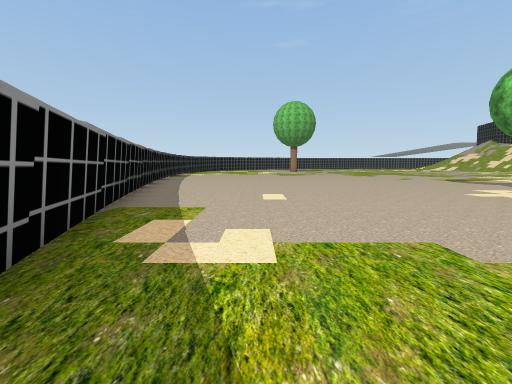
[1] (above)

15 first-person views from a walk through a 3-D level made in the Unity game engine. The camera is 1.4 m above the floor, tilts 6° down and sees 90° across. The floor is counted in squares, 2 m on a side. Each view is taken from the middle of a square. On the plan, view 1 faces up. The plan holds only what a view shows up to about 9 squares ahead; the rest is blank. The place goes on beyond the plan. Some trees and plants on the terrain are drawn as simple stand-ins. Some surface patterns are stand-ins.

[2]
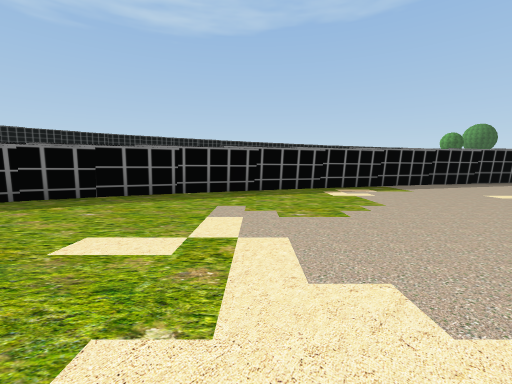

[3]
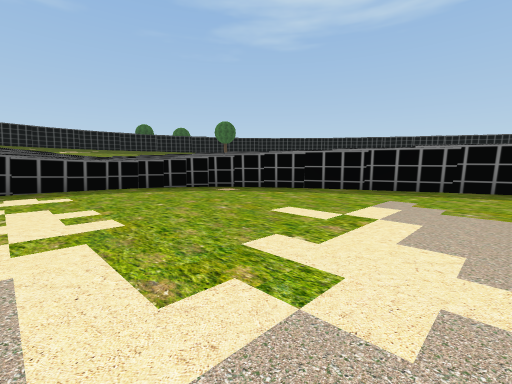

[4]
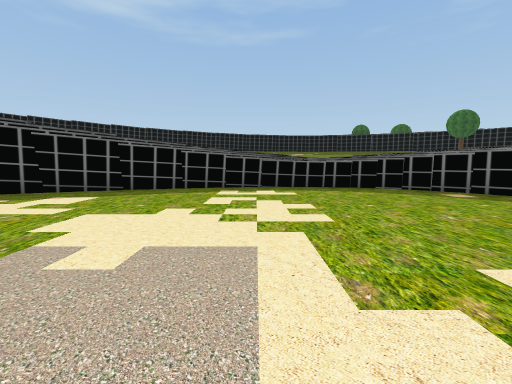

[5]
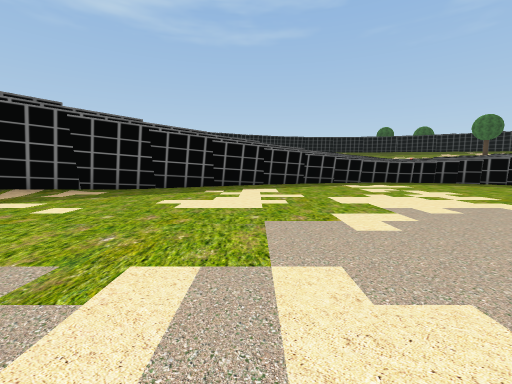

[6]
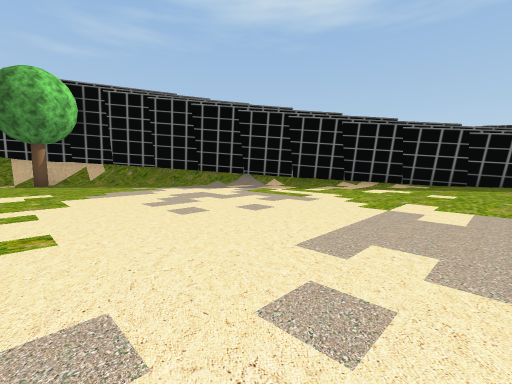

[7]
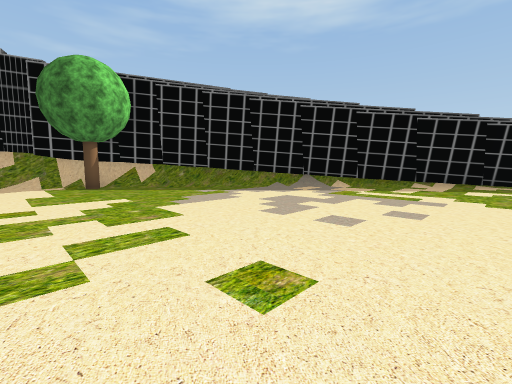

[8]
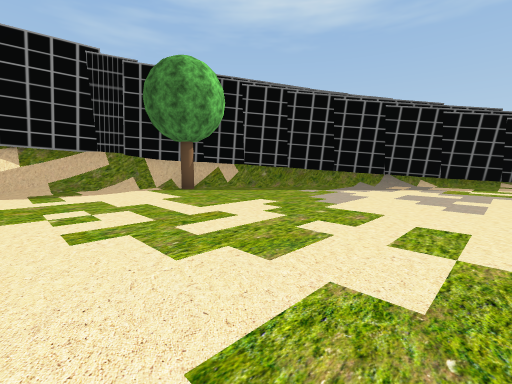

[9]
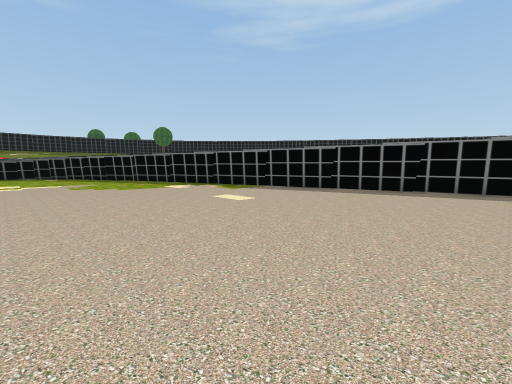

[10]
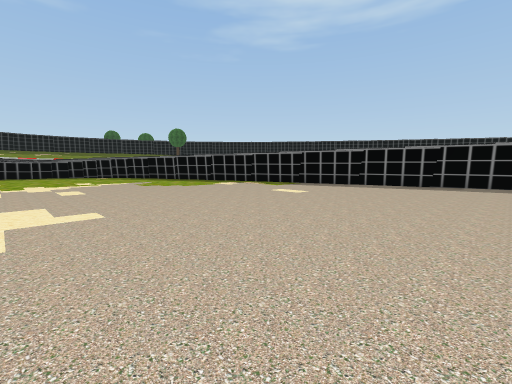

[11]
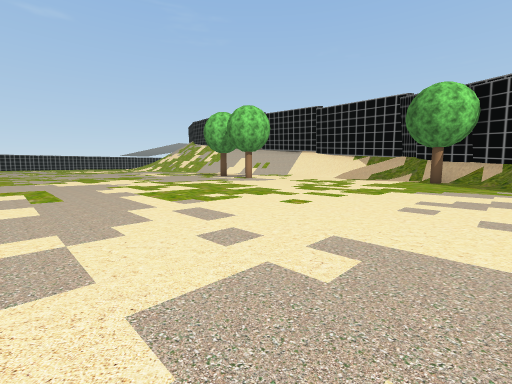

[12]
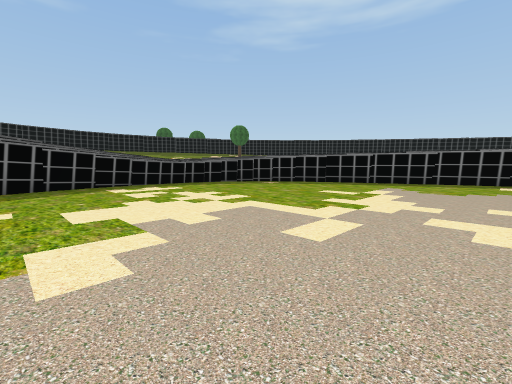

[13]
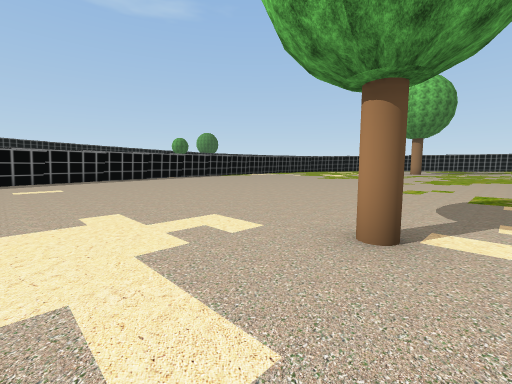

[14]
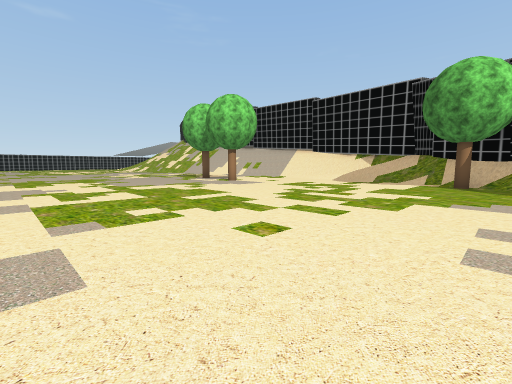

[15]
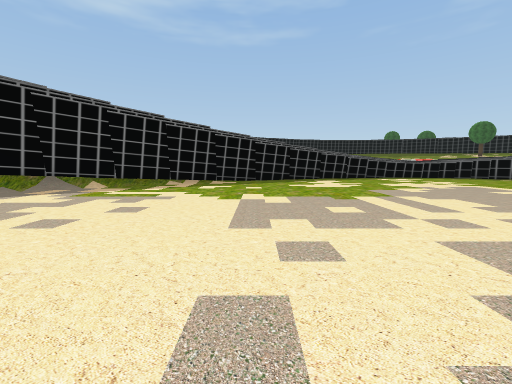

### Floor plan
Points are (right, up) in squares from view 1. A wall is a line through its corners. A room is listed if a view was taken in it or the views show most of it. See-through windows are left out.
Room 1 (views 1, 2, 3, 4, 5, 6, 7, 8, 9, 10, 11, 12, 13, 14, 15)
walls: (14, -4.7) (18.8, -1.7); (10.7, -6.2) (14.1, -4.6); (18.7, -1.7) (21.5, 0.5); (7.8, -7.1) (10.8, -6.1); (6.7, -7.1) (8, -7); (5.7, -7.2) (6.8, -7.2); (4.7, -7.1) (5.8, -7.2); (0.5, -3.4) (1.2, -4.6); (4, -6.9) (5.1, -7.2); (1.1, -4.5) (1.7, -5.3) (2.3, -5.9); (21.4, 0.6) (22.7, 1.8); (3.3, -6.6) (4.6, -7.1); (2.7, -6.3) (3.5, -6.7); (2.2, -5.9) (2.8, -6.3); (21.9, 1.1) (23.5, 3.1); (22.7, 1.7) (24.5, 4.1); (-3.3, 6.1) (0.4, -3.6); (24.3, 3.9) (25.5, 6); (25, 5.1) (25.5, 6.1); (-4.1, 10.1) (-3.1, 6.1)
low walls: (23.6, 3.6) (23.8, 4.1); (23.8, 3.4) (25.1, 5.8)
objects: tree (8, 8); tree (24, 5)

Where each view was taken, in squares from view 1:
view 1: 0 up, 0 right, facing up
view 2: 0 up, 6 right, facing left
view 3: 1 up, 7 right, facing down-left
view 4: 1 up, 7 right, facing down
view 5: 3 up, 11 right, facing down
view 6: 6 up, 13 right, facing down-right
view 7: 7 up, 15 right, facing down-right
view 8: 9 up, 17 right, facing down-right
view 9: 10 up, 4 right, facing down-left
view 10: 10 up, 6 right, facing down-left
view 11: 3 up, 12 right, facing up-right
view 12: 2 up, 10 right, facing down-left
view 13: 5 up, 9 right, facing up-left
view 14: 4 up, 14 right, facing up-right
view 15: 7 up, 14 right, facing down
